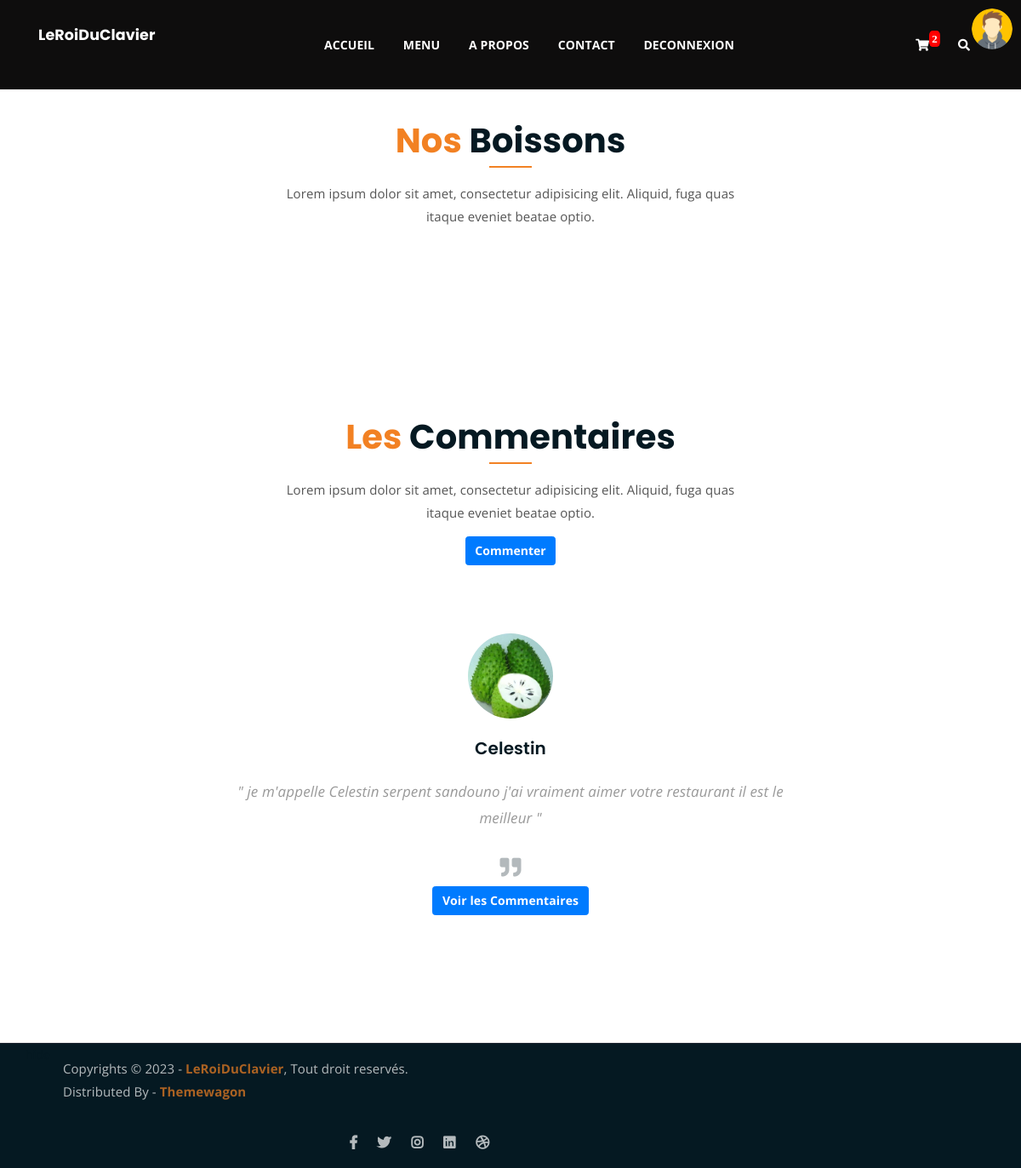
The page /boissons (signed in) on the database its author committed.
### gestion_compte/models.py (models this page shows)
class utilisateurs(AbstractUser):
    phone = models.CharField(max_length=13,unique=True,null=True,blank=True)
    profile=models.ImageField(upload_to='profile/',null=True,blank=True)

### gestion_produit/models.py (models this page shows, shortened)
class Commentaires(models.Model):
    message = models.TextField(null=True)
    date = models.DateField(auto_now_add=True)
    userP = models.ForeignKey(AUTH_USER_MODEL,on_delete=models.CASCADE)
    class Meta:
        verbose_name = ('Commentaire')
        verbose_name_plural = ('commenamentaire')

### gestion_produit/views.py (the view)
def boissons(request):
    donnees = Produits.objects.filter(categorie__nom_categorie='boissons')
    context = {'donnees':donnees}
    return render(request,'gestion_produit/boissons.html',context)

### gestion_produit/context_proccessor.py (called while the page is built)
def cart(request):
    if request.user.is_authenticated:
        cart = Card.objects.get(user = request.user)
        nb = cart.orders.count()
    else:
        nb =0
    context={"nb":nb}# tout les elements de notre panier
    return context

def commentaire(request):
    if request.method == 'POST':
        msg = request.POST.get('message')
        com = Commentaires.objects.create(
            message=msg,
            userP=request.user)
        com.save()
    comment = Commentaires.objects.all()
    context = {'comment':comment}
    return context

### gestion_produit/templates/gestion_produit/boissons.html (shortened to what this page needs)
{% block header %}
	{% include "header.html" %}
{% endblock %}
<div class="product-section mt-150 mb-150">
	<div class="container">
		<div class="row">
			<div class="col-lg-8 offset-lg-2 text-center">
				<div class="section-title">
					<h3><span class="orange-text">Nos</span> Boissons</h3>
					<p>Lorem ipsum dolor sit amet, consectetur adipisicing elit. Aliquid, fuga quas itaque eveniet beatae optio.</p>
				</div>
			</div>
		</div>
	</div>
</div>
{% block footer %}
	{% include "footer.html" %}
{% endblock %}

### templates/header.html (shortened to what this page needs)
{% load static %}
{% block header %}
<!DOCTYPE html>
<html lang="en">
	<head>
		<link rel="stylesheet" href="{% static 'gestion_produit/assets/css/all.min.css' %} ">
		<link rel="stylesheet" href=" {% static 'gestion_produit/assets/bootstrap/css/bootstrap.min.css' %} ">
		<link rel="stylesheet" href=" {% static 'gestion_produit/assets/css/owl.carousel.css' %} ">
		<link rel="stylesheet" href=" {% static 'gestion_produit/assets/css/magnific-popup.css' %} ">
		<link rel="stylesheet" href="{% static 'gestion_produit/assets/css/animate.css' %}">
		<link rel="stylesheet" href="{% static 'gestion_produit/assets/css/meanmenu.min.css' %}">
		<link rel="stylesheet" href="{% static 'gestion_produit/assets/css/main.css' %}">
		<link rel="stylesheet" href="{% static 'gestion_produit/assets/css/responsive.css' %}">
	</head>
<body>
	<div class="top-header-area" id="sticker" style="background-color: rgb(14, 13, 13);">
		{% if user.is_authenticated %}
			{% if user.profile %}
			<img src="{{ user.profile.url }}" alt="" style="width: 4%;float: right;border-radius: 50%;margin: 10px;position: absolute;right: 0;top: 0;">
			{% else %}
		<img src="media/img/avatar.jpg" alt="" style="width: 4%;float: right;border-radius: 50%;margin: 10px;position: absolute;right: 0;top: 0;">
			{% endif %}
		{% endif %}
		<div class="container">
			<div class="row">
				<div class="col-lg-12 col-sm-12 text-center">
					<div class="main-menu-wrap">
						<div class="site-logo">
							{% if user.is_authenticated %}
							<a href="{% url 'list_menu'%}">
								<h5 style="color: white;">{{ user.username }}</h5>
							</a>
							{% endif %}
						</div>
						<nav class="main-menu">
							<ul>
								<li class="active "><a href="{% url 'list_menu' %}" >ACCUEIL</a>
								</li>
								<li class=""><a href="{% url 'all_products' %}">MENU</a>
								</li>
								<li class=""><a href="{% url 'apropos' %}">A PROPOS</a>
								</li>
								<li class=""><a href="{% url 'contact' %}">CONTACT</a></li>
								{% if not user.is_authenticated %}
								<li class=" "><a href="#">CONNEXION</a>
									<ul class="sub-menu">
										<li><a href="{% url 'login' %}">Se connecter</a>
											<li><a href="{% url 'singup' %}">S'inscrire</a></li>
									</ul>
								</li>
								{% else %}
								<li class=" "><a href="{% url 'logout' %}">DECONNEXION</a></li>
								{% endif %}
								<li>
									<div class="header-icons">
										{% if user.is_authenticated %}
										<a class="shopping-cart" href="{% url 'cart' %}"><i class="fas fa-shopping-cart"  style="position: relative;"> {% if user.is_authenticated %}<span style="position: absolute;background-color: red;border-radius: 30%;padding: 3px;font-size: 13px;top: -10px;font-weight: bold;">{{ nb }}</span>{% endif %}</i></a>
										{% endif %}
										<a class="mobile-hide search-bar-icon" href="#"><i class="fas fa-search"></i></a>
									</div>
								</li>
							</ul>
						</nav>
					</div>
				</div>
			</div>
		</div>
	</div>
	{% endblock %}

### templates/footer.html (shortened to what this page needs)
{% load static %}
{% block footer %}
<div class="testimonail-section mt-150 mb-150">
	<div class="container">
		<div class="row">
			<div class="col-lg-8 offset-lg-2 text-center">
				<div class="section-title">
					<h3><span class="orange-text">Les</span> Commentaires</h3>
					<p>Lorem ipsum dolor sit amet, consectetur adipisicing elit. Aliquid, fuga quas itaque eveniet beatae optio.</p>
					<div style="display: flex; justify-content: center;">
						<button type="text" style="display: block;" class="btn btn-primary font-weight-bold mt-3" id="commenter">Commenter</button>
					</div>
				</div>
			</div>
		</div>
		<div class="row">
			<div class="col-lg-10 offset-lg-1 text-center">
				<div class="testimonial-sliders">
					{% for commentaire in comment %}
					<div class="single-testimonial-slider">
						<div class="client-avater">
							{% if commentaire.userP.profile %}
							<img src="{{ commentaire.userP.profile.url }}" alt="">
							{% else %}
							<img src="media/img/avatar.jpg" alt="">
							{% endif %}
						</div>
						<div class="client-meta">
							<h3>{{ commentaire.userP.username }}</h3>
							<p class="testimonial-body">
								" {{ commentaire.message }} "
							</p>
							<div class="last-icon">
								<i class="fas fa-quote-right"></i>
							</div>
						</div>
					</div>
					{% endfor %}
				</div>
			</div>
		</div>
		<p style="display: flex; justify-content: center;">
			<a href="" class="btn btn-primary" style="font-weight: bold;">Voir les Commentaires</a>
		</p>
	</div>
</div>
	<div class="copyright">
		<div class="container">
			<div class="row">hide
				<div class="col-lg-6 col-md-12">
					<p>Copyrights &copy; 2023 - <a href="https://imransdesign.com/">LeRoiDuClavier</a>,  Tout droit reservés.<br>
						Distributed By - <a href="https://themewagon.com/">Themewagon</a>
					</p>
				</div>
				<div class="col-lg-6 text-right col-md-12">
					<div class="social-icons">
						<ul>
							<li><a href="#" target="_blank"><i class="fab fa-facebook-f"></i></a></li>
							<li><a href="#" target="_blank"><i class="fab fa-twitter"></i></a></li>
							<li><a href="#" target="_blank"><i class="fab fa-instagram"></i></a></li>
							<li><a href="#" target="_blank"><i class="fab fa-linkedin"></i></a></li>
							<li><a href="#" target="_blank"><i class="fab fa-dribbble"></i></a></li>
						</ul>
					</div>
				</div>
			</div>
		</div>
	</div>
</body>
</html>
{% endblock  %}

### gestion_produit/static/gestion_produit/assets/css/main.css (style rules this page uses)
html { font-size: 14px; font-weight: 400; line-height: 28px; height: 100%; }
body { font-family: "Open Sans", sans-serif; font-weight: 400; font-size: 1rem; letter-spacing: 0.1px; line-height: 1.8; color: #051922; overflow-x: hidden; }
body img { max-width: 100%; }
a { cursor: pointer; text-decoration: none; -webkit-transition: all 0.2s ease-in-out; -o-transition: all 0.2s ease-in-out; transition: all 0.2s ease-in-out; }
h1, .h1, h2, .h2, h3, .h3, h4, .h4, h5, .h5, h6, .h6 { font-family: "Poppins", sans-serif; font-weight: 700; margin: 0 0 1.25rem 0; color: #051922; }
h1:last-child, .h1:last-child, h2:last-child, .h2:last-child, h3:last-child, .h3:last-child, h4:last-child, .h4:last-child, h5:last-child, .h5:last-child, h6:last-child, .h6:last-child { margin: 0; }
h3, .h3 { font-size: 2rem; font-weight: 700; line-height: 2.25rem; }
h5, .h5 { font-size: 1.25rem; font-weight: 700; line-height: 1.5rem; }
p { font-family: "Open Sans", sans-serif; font-weight: 400; font-size: 1rem; letter-spacing: 0.1px; line-height: 1.8; color: #051922; margin: 0 0 1.25rem 0; }
p:last-child { margin: 0; }
.mt-150 { margin-top: 150px; }
.mb-150 { margin-bottom: 150px; }
.orange-text { color: #F28123; }
.section-title h3 { font-size: 40px; position: relative; padding-bottom: 15px; }
.section-title h3:after { position: absolute; content: ''; left: 0px; right: 0px; bottom: 0px; width: 50px; height: 2px; background-color: #F28123; margin: 0 auto; }
.section-title p { font-size: 15px; width: 530px; margin: 0 auto; color: #555; margin-top: 10px; line-height: 1.8; }
.section-title { margin-bottom: 80px; }
.top-header-area { position: absolute; z-index: 999; width: 100%; padding: 25px 0; }
nav.main-menu ul { margin: 0; padding: 0; list-style: none; }
nav.main-menu ul li { display: inline-block; }
nav.main-menu ul li a { color: #fff; font-weight: 700; display: block; padding: 15px; }
nav.main-menu ul > li { position: relative; }
nav.main-menu ul li:last-child a { display: inline-block; }
nav.main-menu > ul li:last-child { float: right; }
.site-logo { float: left; max-width: 150px; }
.main-menu-wrap { position: relative; }
.header-icons a { color: #fff; display: inline-block; padding: 10px; }
.site-logo { padding: 6px 0; }
nav.main-menu li a { -webkit-transition: 0.3s; -o-transition: 0.3s; transition: 0.3s; }
.top-header-area .header-icons a { -webkit-transition: 0.3s; -o-transition: 0.3s; transition: 0.3s; }
.top-header-area { -webkit-transition: 0.3s; -o-transition: 0.3s; transition: 0.3s; }
.copyright { background-color: #051922; border-top: 1px solid #232a35; }
.copyright p { margin: 0; color: #fff; opacity: 0.7; padding: 16px 0; font-size: 15px; }
.copyright a { color: #F28123; font-weight: 700; }
.social-icons ul { margin: 0; padding: 0; list-style: none; }
.social-icons ul li { display: inline-block; }
.social-icons ul li a { font-size: 16px; color: #fff; opacity: 0.7; padding: 16px 10px; display: block; }
.social-icons ul li a { -webkit-transition: 0.3s; -o-transition: 0.3s; transition: 0.3s; }
html, body { height: 100%; }
.client-avater { margin-bottom: 20px; }
.client-meta h3 { font-size: 20px; font-weight: 600; }
p.testimonial-body { font-size: 17px; font-style: italic; width: 700px; margin: 0 auto; line-height: 1.8; color: #999999; margin-top: 20px; }
.last-icon { margin-top: 20px; font-size: 25px; opacity: 0.3; }
.client-avater img { max-width: 100px; border-radius: 50%; margin: 0 auto; }

### rows shown on the page
utilisateurs: username "LeRoiDuClavier"
Commentaires: userP.profile (picture), userP.username "Celestin", message "je m'appelle Celestin serpent sandouno j'ai vraiment aimer votre restaurant il est le meilleur"

### other values the page prints
{{ nb }} "2"
